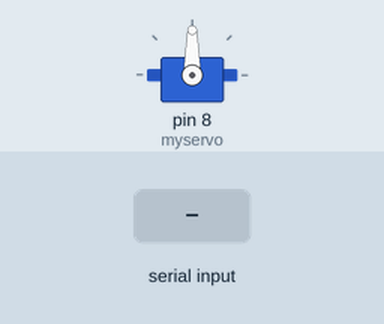
Simulated run of this sketch. Board: Arduino Uno, built with avr-gcc and run on an emulated ATmega328P. Shown: servo. The inputs (shaded band) are chosen by the test bench.

Above: at 1.2 s.
1.3 s: "90,45\n" received over the second serial link
At 1.8 s:
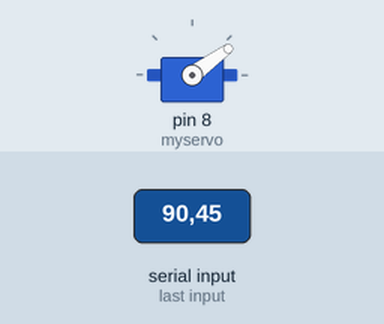
2.8 s: "E90\n" received over the second serial link
At 4.2 s:
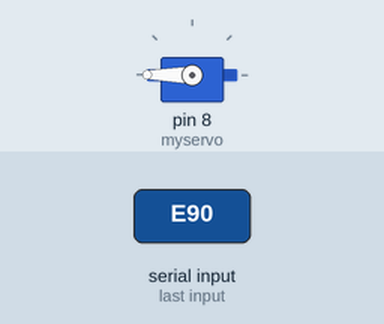
Timing chart, 0 to 5.8 s (numbered marks = the images above; inputs shaded):
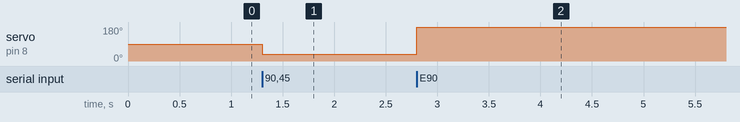

The sketch:

hc12_5_fingers.ino
```cpp
#include <SoftwareSerial.h>
#include <Servo.h>

SoftwareSerial hc12Serial(2, 3); // RX, TX on board
Servo myservo;

String src_msg = "T0I60M0R0P0E";

int msgThumb = 90;
int msgIndex = 90;
int msgMiddle = 90;
int msgRing = 90;
int msgPinky = 90;

int Thumb;
int Index;
int Middle;
int Ring;
int Pinky;
void SerialReceive();
void setup()
{
  hc12Serial.begin(19200);
  hc12Serial.println("Serial Active");
  myservo.attach(8);
}

void loop()
{
  if (hc12Serial.available() > 0 )
  {
    SerialReceive();

    Thumb = map(msgThumb, 10, 110, 180, 0);
    Index = map(msgIndex, 50, 110, 0, 180);
    Middle = map(msgMiddle, 40, 120, 0, 180);
    Ring = map(msgRing, 30, 100, 0, 180);
    Pinky = map(msgPinky, 30, 90, 0, 180);

    Serial.print(src_msg);
    myservo.write(Thumb);
  }
}

void SerialReceive()
{

  char inChar = (char)hc12Serial.read();
  if (inChar != 'E')
  {
    src_msg += inChar;
  }

  if (inChar == 'E')
  { //incoming string =  T # I # M # R # P # X
    src_msg += inChar;
    msgThumb = getSrcValue(src_msg, 'T', 'I');
    msgIndex =   getSrcValue(src_msg, 'I', 'M');
    msgMiddle = getSrcValue(src_msg, 'M', 'R');
    msgRing = getSrcValue(src_msg, 'R', 'P');
    msgPinky = getSrcValue(src_msg , 'P', 'E');
    src_msg = ""; //clear string awaiting next command

  }
}

int getSrcValue(String src_msg, char c1, char c2)
{
  int c1_pose = src_msg.indexOf(c1);
  int c2_pose = src_msg.indexOf(c2);

  //ERROR HANDLING---------------------
  if (c1_pose > c2_pose)
  {
    int temp = c1_pose;
    c1_pose = c2_pose;
    c2_pose = temp;
  }

  if (c1_pose == -1 || c2_pose == -1)
  {
    return -1;
  }
  //-----------------------------------

  String res = src_msg.substring(c1_pose + 1, c2_pose);
  return atoi(res.c_str());

}
```

Measured:
- after the input at 1.3 s, servo on pin 8 (myservo): 90° → 36° at once
- after the input at 2.8 s, servo on pin 8 (myservo): 36° → 180° at once
